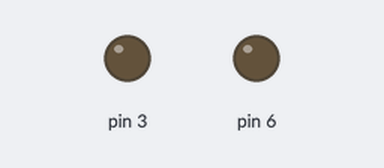
A sketch run on a simulated Arduino Uno, built with avr-gcc and run on an emulated ATmega328P. Shown: output pins drawn as LEDs (lit = HIGH).

Above: at 1.0 s.
At 2.5 s:
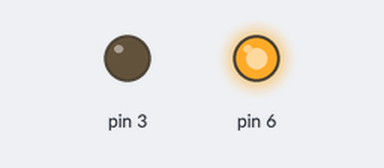
At 3.5 s:
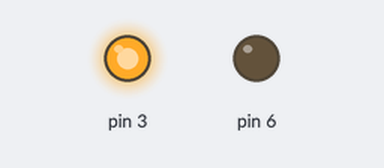
Timing chart, 0 to 5.2 s (numbered marks = the images above):
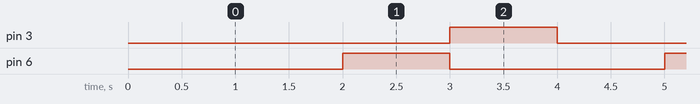

Measured:
- by itself, pin 3: alternates HIGH for 1.0 s and LOW for 3.0 s
- by itself, pin 6: alternates HIGH for 1.0 s and LOW for 2.0 s

The sketch:

2.ino
```cpp
#include "LedBlinker.h"

#define LED_RED 6
#define LED_BLUE 3

LedBlinker redBlinker;
LedBlinker blueBlinker;

void setup()
{
    redBlinker.init(LED_RED, 1000, 2000);
    blueBlinker.init(LED_BLUE, 1000, 3000);
}

void loop()
{
    redBlinker.runMeInLoop();
    blueBlinker.runMeInLoop();
}
```

LedBlinker.cpp
```cpp
#include "LedBlinker.h"

void LedBlinker::init(byte led, Time onPeriod, Time offPeriod)
{
    led_ = led;
    onPeriod_ = onPeriod;
    offPeriod_ = offPeriod;
    lastChangeTime_ = 0;
    ledState_ = LOW;
    pinMode(led, OUTPUT);
    digitalWrite(led, LOW);
}

void LedBlinker::runMeInLoop()
{
    Time time = millis();
    if (ledState_ == LOW)
    {
        if (time >= lastChangeTime_ + offPeriod_)
        {
            ledState_ = HIGH;
            digitalWrite(led_, HIGH);
            lastChangeTime_ = time;
        }
    }
    else
    {
        if (time >= lastChangeTime_ + onPeriod_)
        {
            ledState_ = LOW;
            digitalWrite(led_, LOW);
            lastChangeTime_ = time;
        }
    }
}
```

LedBlinker.h
```cpp
#ifndef LEDBLINKER_H_
#define LEDBLINKER_H_

#include "Arduino.h"

typedef unsigned long Time;

class LedBlinker
{
public:
    void init(byte led, Time onPeriod, Time offPeriod);
    void runMeInLoop();

private:
    byte led_;
    Time onPeriod_;
    Time offPeriod_;
    Time lastChangeTime_;
    byte ledState_;
};

#endif
```
